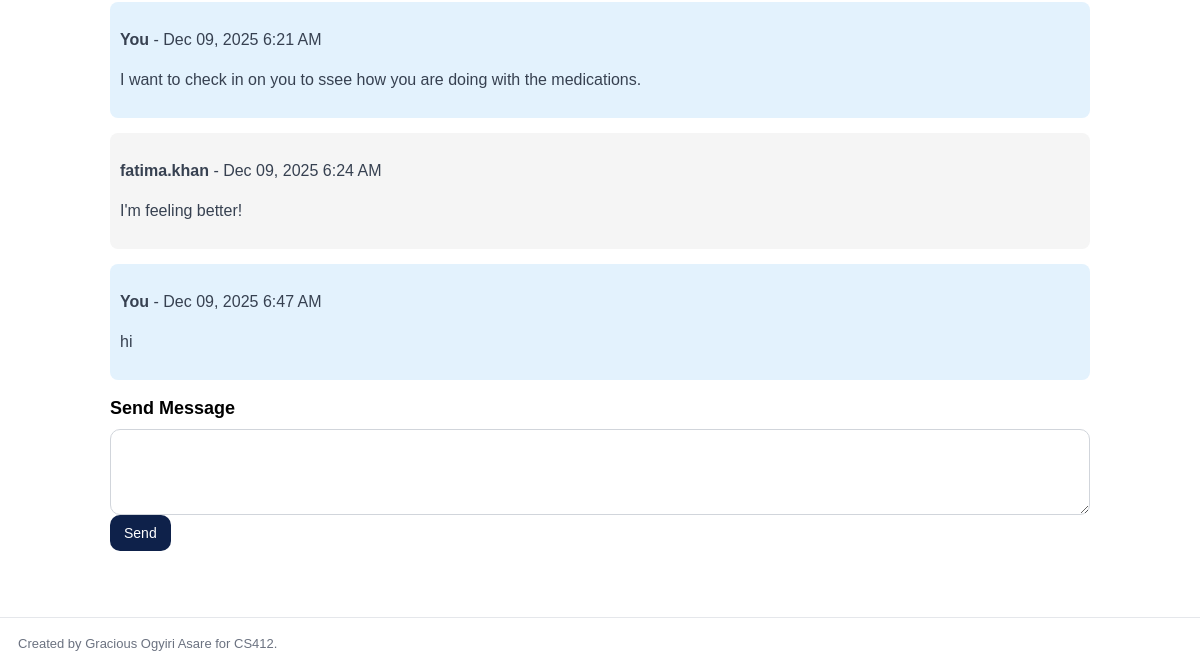
/therapyplan/26/send-message/ (signed in, lower part), run on an earlier commit of the app's database.
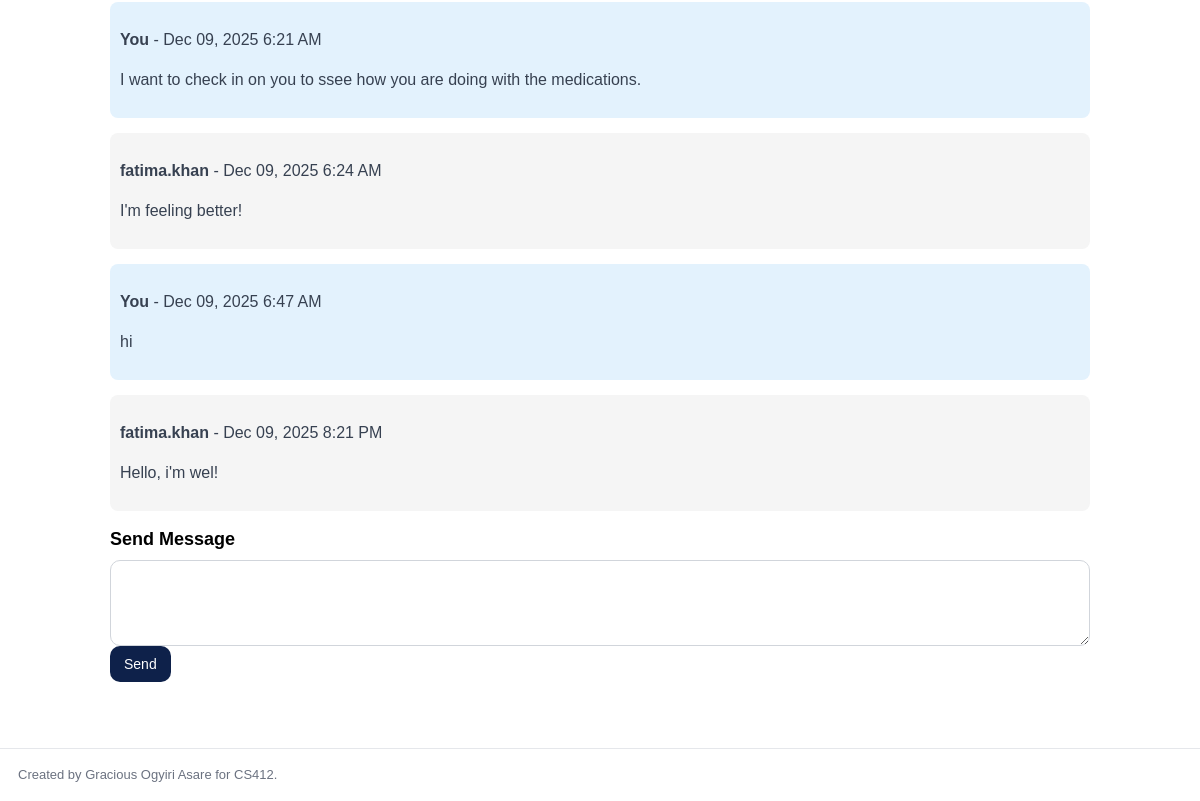
And on a later commit of the database.
### mindwell/models.py (models this page shows, shortened)
class Message(models.Model):
    therapy_plan = models.ForeignKey(TherapyPlan, on_delete=models.CASCADE, related_name='messages')
    sender = models.ForeignKey(User, on_delete=models.CASCADE, related_name='sent_messages')
    recipient = models.ForeignKey(User, on_delete=models.CASCADE, related_name='received_messages')
    message = models.TextField()
    is_read = models.BooleanField(default=False)
    created_at = models.DateTimeField(auto_now_add=True)
    class Meta:
        ordering = ['created_at']

### mindwell/views.py (the view, shortened to what this page needs)
# urls.py: path('therapyplan/<int:plan_pk>/send-message/', SendMessageView.as_view(), name='send_message'),
class SendMessageView(MethodLoginRequiredMixin, CreateView):
    model = Message
    form_class = MessageForm
    template_name = 'mindwell/send_message.html'
    def dispatch(self, request, *args, **kwargs):
        plan_pk = self.kwargs.get('plan_pk')
        self.therapy_plan = get_object_or_404(TherapyPlan, pk=plan_pk)
        is_provider = HealthProvider.objects.filter(
            user=request.user,
            id=self.therapy_plan.health_provider.id
        ).exists()
        is_patient = Patient.objects.filter(
            user=request.user,
            id=self.therapy_plan.patient.id
        ).exists()
        if not (is_provider or is_patient):
            return HttpResponseForbidden("You can only message within your therapy plans.")
        return super().dispatch(request, *args, **kwargs)
    def get_context_data(self, **kwargs):
        context = super().get_context_data(**kwargs)
        context['therapy_plan'] = self.therapy_plan
        if self.request.user == self.therapy_plan.patient.user:
            context['is_patient'] = True
            context['patient'] = self.therapy_plan.patient
        else:
            context['is_provider'] = True
            context['provider'] = self.therapy_plan.health_provider
        context['message_list'] = self.therapy_plan.messages.all().order_by('created_at')
        return context

### mindwell/forms.py
class MessageForm(forms.ModelForm):
    class Meta:
        model = Message
        fields = ['message']
        widgets = {
            'message': forms.Textarea(attrs={'rows': 6})
        }

### mindwell/templates/mindwell/send_message.html (shortened to what this page needs)
{% extends "mindwell/base.html" %}
{% block content %}
{% for msg in message_list %}
  <div style="margin: 15px 0; padding: 10px; background: {% if msg.sender == request.user %}#e3f2fd{% else %}#f5f5f5{% endif %}; border-radius: 8px;">
    <p><strong>{% if msg.sender == request.user %}You{% else %}{{ msg.sender.username }}{% endif %}</strong> - {{ msg.created_at|date:"M d, Y g:i A" }}</p>
    <p>{{ msg.message }}</p>
  </div>
{% empty %}
  <p>No messages yet.</p>
{% endfor %}
<h3>Send Message</h3>
<form method="post">
  <textarea name="message" rows="4" style="width: 100%;" required></textarea>
  <button type="submit">Send</button>
</form>
{% endblock content %}

What changed in the data, as far as the page shows it:
added Message: sender.username "fatima.khan", created_at "Dec 09, 2025 8:21 PM", message "Hello, i'm wel!"
